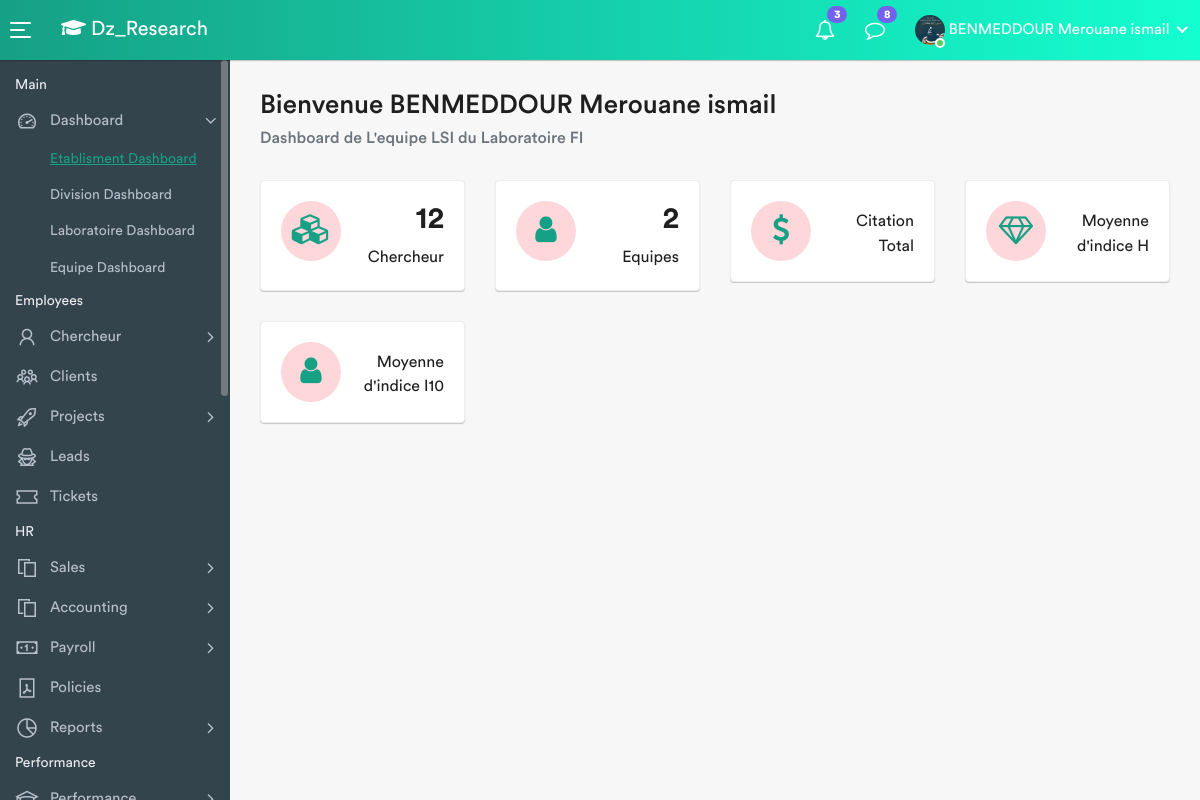
Page /DashLaboratoire/1/ (signed in) on the committed database.
### finalapp/models.py (models this page shows, shortened)
class Researcher(AbstractBaseUser, PermissionsMixin):
    first_name = models.CharField(max_length=150, default='')
    last_name = models.CharField(max_length=150, default='')
    email = models.EmailField(_('email adress'), unique=True)
    speciality = models.CharField(max_length=150, blank=True)
    grade = models.CharField(max_length=200, blank=True)
    image = models.ImageField(blank=True,default='D', upload_to='images')
    linkedin_account = models.URLField(blank=True)
    google_scholar_account = models.URLField(blank=True,unique=True)
    date_joined = models.DateTimeField(auto_now_add=True)
    affecte = models.BooleanField(default=False)
    equipe_researchers = models.ForeignKey(
        'Equipe', on_delete=models.SET_NULL, null=True, blank=True)
    roleD=(('Membre d\'equipe ','Membre d\'equipe '),
         ('Chef d\'equipe','Chef d\'equipe'),
         ('Chef de Laboratoire','Chef de Laboratoire'),
         ('Chef de Divsion','Chef de Division'),
         ('Chef d\'etablisment','Chef d\'etablisment'))
    role=models.CharField(max_length=100,null=True,choices=roleD)
    is_staff = models.BooleanField(default=False)
    is_active = models.BooleanField(default=False)
    objects = ResearcherUserManager()
    USERNAME_FIELD = 'email'
    REQUIRED_FIELDS = ['first_name', 'last_name','speciality','grade' ,'google_scholar_account']
    class Meta:
        ordering = ['date_joined']
    def get_google_id(self):
        return self.google_scholar_account.partition("user=")[2][:12]
    def __str__(self) -> str:
        return " ".join([ self.first_name.upper(), self.last_name.capitalize()])

class Laboratoire(models.Model):
    nom = models.CharField(max_length=200)
    site_web=models.URLField(blank=True)
    division = models.ForeignKey(
        'Division', on_delete=models.CASCADE, null=True)
    chef_labo = models.OneToOneField(
        'Researcher', on_delete=models.SET_NULL, null=True, blank=True)

class Division(models.Model):
    nom = models.CharField(max_length=200, default='')
    site_web=models.URLField(blank=True)
    etablisment = models.ForeignKey(
        'Etablisment', on_delete=models.CASCADE, null=True)
    chef_div = models.OneToOneField(
        'Researcher', on_delete=models.SET_NULL, null=True, blank=True)
    def __str__(self):
        return self.nom

### finalapp/views.py (the view)
# urls.py: path('DashLaboratoire/<str:pk>/' , Dash_Laboratoire, name='Dash_laboratoire'),
def Dash_Laboratoire(request,pk):
    context = Dash_Laboratoire_calc(pk)
    return render (request,'DashLaboratoire.html',context)

### finalapp/views.py (called while the page is built)
def ApiData(pk): # l'id du chercheur
    r  = Researcher.objects.get(pk = pk)
    params = {
    "engine": "google_scholar_author",
    "author_id": r.get_google_id(),
    "api_key": "7e3cd1a6a37b960e426e2d09bcf5fec5ff3e62219a4bc1e42cd907b464e6977e"
    }
    search = GoogleSearch(params)
    results = search.get_dict()
    return  results

### finalapp/templates/DashLaboratoire.html (shortened to what this page needs)
{% extends 'main.html' %} {% block content %}
<div class="page-wrapper">
  <div class="content container-fluid">
    <div class="page-header">
      <div class="row">
        <div class="col-sm-12">
          <h3 class="page-title">Bienvenue {{user}}</h3>
          <ul class="breadcrumb">
            <li class="breadcrumb-item active">
              Dashboard de L'equipe {{info_laboratoire.nom}} du Laboratoire
              {{info_laboratoire.division}}
            </li>
          </ul>
        </div>
      </div>
    </div>
    <div class="row">
      <div class="col-md-6 col-sm-6 col-lg-6 col-xl-3">
        <div class="card dash-widget">
          <div class="card-body">
            <span class="dash-widget-icon"><i class="fa fa-cubes"></i></span>
            <div class="dash-widget-info">
              <h3>{{nbr_cher_laboratoire}}</h3>
              <span>Chercheur</span>
            </div>
          </div>
        </div>
      </div>
      <div class="col-md-6 col-sm-6 col-lg-6 col-xl-3">
        <div class="card dash-widget">
          <div class="card-body">
            <span class="dash-widget-icon"><i class="fa fa-user"></i></span>
            <div class="dash-widget-info">
              <h3>{{nbr_equipe_laboratoire}}</h3>
              <span>Equipes</span>
            </div>
          </div>
        </div>
      </div>
      <div class="col-md-6 col-sm-6 col-lg-6 col-xl-3">
        <div class="card dash-widget">
          <div class="card-body">
            <span class="dash-widget-icon"><i class="fa fa-usd"></i></span>
            <div class="dash-widget-info">
              <span>Citation Total</span>
            </div>
          </div>
        </div>
      </div>
      <div class="col-md-6 col-sm-6 col-lg-6 col-xl-3">
        <div class="card dash-widget">
          <div class="card-body">
            <span class="dash-widget-icon"><i class="fa fa-diamond"></i></span>
            <div class="dash-widget-info">
              <span>Moyenne d'indice H</span>
            </div>
          </div>
        </div>
      </div>
      <div class="col-md-6 col-sm-6 col-lg-6 col-xl-3">
        <div class="card dash-widget">
          <div class="card-body">
            <span class="dash-widget-icon"><i class="fa fa-user"></i></span>
            <div class="dash-widget-info">
              <span>Moyenne d'indice I10</span>
            </div>
          </div>
        </div>
      </div>
    </div>
  </div>
</div>
{% endblock content %}

### finalapp/templates/main.html (shortened to what this page needs)
{% load static %}
<!DOCTYPE html>
<html lang="en">
  <head>
    <link
      rel="stylesheet"
      href="https://cdnjs.cloudflare.com/ajax/libs/font-awesome/5.15.4/css/all.min.css"
    />
    <link rel="stylesheet" href="{% static 'css/bootstrap.min.css' %}" />
    <link rel="stylesheet" href="{% static 'css/font-awesome.min.css' %}" />
    <link rel="stylesheet" href="{% static 'css/line-awesome.min.css' %}" />
    <link rel="stylesheet" href="{% static 'plugins/morris/morris.css' %}" />
    <link rel="stylesheet" href="{% static 'css/style.css' %}" />
  </head>
  <body>
    <div class="main-wrapper">
      <div class="header">
        <a id="toggle_btn" href="javascript:void(0);">
          <span class="bar-icon">
            <span></span>
            <span></span>
            <span></span>
          </span>
        </a>
        <div class="page-title-box">
          <h3><i class="fas fa-graduation-cap"></i> Dz_Research</h3>
        </div>
        <ul class="nav user-menu">
          <li class="nav-item dropdown">
            <a href="#" class="dropdown-toggle nav-link" data-toggle="dropdown">
              <i class="fa fa-bell-o"></i>
              <span class="badge badge-pill">3</span>
            </a>
          </li>
          <li class="nav-item dropdown">
            <a href="#" class="dropdown-toggle nav-link" data-toggle="dropdown">
              <i class="fa fa-comment-o"></i>
              <span class="badge badge-pill">8</span>
            </a>
          </li>
          <li class="nav-item dropdown has-arrow main-drop">
            <a href="#" class="dropdown-toggle nav-link" data-toggle="dropdown">
              <span class="user-img"
                ><img src="{{user.image.url}}" alt="" style="height: 30px" />
                <span class="status online"></span
              ></span>
              <span>{{user}} </span>
            </a>
          </li>
        </ul>
      </div>
      <div class="sidebar" id="sidebar">
        <div class="sidebar-inner slimscroll">
          <div id="sidebar-menu" class="sidebar-menu">
            <ul>
              <li class="menu-title">
                <span>Main</span>
              </li>
              <li class="submenu">
                <a href="#"
                  ><i class="la la-dashboard"></i> <span> Dashboard</span>
                  <span class="menu-arrow"></span
                ></a>
                <ul style="display: none">
                  <li>
                    <a class="active" href="index.html"
                      >Etablisment Dashboard</a
                    >
                  </li>
                  <li>
                    <a href="employee-dashboard.html">Division Dashboard</a>
                  </li>
                  <li>
                    <a href="employee-dashboard.html">Laboratoire Dashboard</a>
                  </li>
                  <li>
                    <a href="employee-dashboard.html">Equipe Dashboard</a>
                  </li>
                </ul>
              </li>
              <li class="menu-title">
                <span>Employees</span>
              </li>
              <li class="submenu">
                <a href="#"
                  ><i class="la la-user"></i> <span> Chercheur</span>
                  <span class="menu-arrow"></span
                ></a>
              </li>
              <li>
                <a href="clients.html"
                  ><i class="la la-users"></i> <span>Clients</span></a
                >
              </li>
              <li class="submenu">
                <a href="#"
                  ><i class="la la-rocket"></i> <span> Projects</span>
                  <span class="menu-arrow"></span
                ></a>
              </li>
              <li>
                <a href="leads.html"
                  ><i class="la la-user-secret"></i> <span>Leads</span></a
                >
              </li>
              <li>
                <a href="tickets.html"
                  ><i class="la la-ticket"></i> <span>Tickets</span></a
                >
              </li>
              <li class="menu-title">
                <span>HR</span>
              </li>
              <li class="submenu">
                <a href="#"
                  ><i class="la la-files-o"></i> <span> Sales </span>
                  <span class="menu-arrow"></span
                ></a>
              </li>
              <li class="submenu">
                <a href="#"
                  ><i class="la la-files-o"></i> <span> Accounting </span>
                  <span class="menu-arrow"></span
                ></a>
              </li>
              <li class="submenu">
                <a href="#"
                  ><i class="la la-money"></i> <span> Payroll </span>
                  <span class="menu-arrow"></span
                ></a>
              </li>
              <li>
                <a href="policies.html"
                  ><i class="la la-file-pdf-o"></i> <span>Policies</span></a
                >
              </li>
              <li class="submenu">
                <a href="#"
                  ><i class="la la-pie-chart"></i> <span> Reports </span>
                  <span class="menu-arrow"></span
                ></a>
              </li>
              <li class="menu-title">
                <span>Performance</span>
              </li>
              <li class="submenu">
                <a href="#"
                  ><i class="la la-graduation-cap"></i>
                  <span> Performance </span> <span class="menu-arrow"></span
                ></a>
              </li>
            </ul>
          </div>
        </div>
      </div>
      {% block content %}{% endblock content %}
    </div>
  </body>
</html>

### rows in the picture
Researcher: image (picture), first_name+last_name "BENMEDDOUR Merouane ismail"
Laboratoire: nom "LSI", division "FI"

### other values in the picture
{{ nbr_cher_laboratoire }} "12"
{{ nbr_equipe_laboratoire }} "2"
